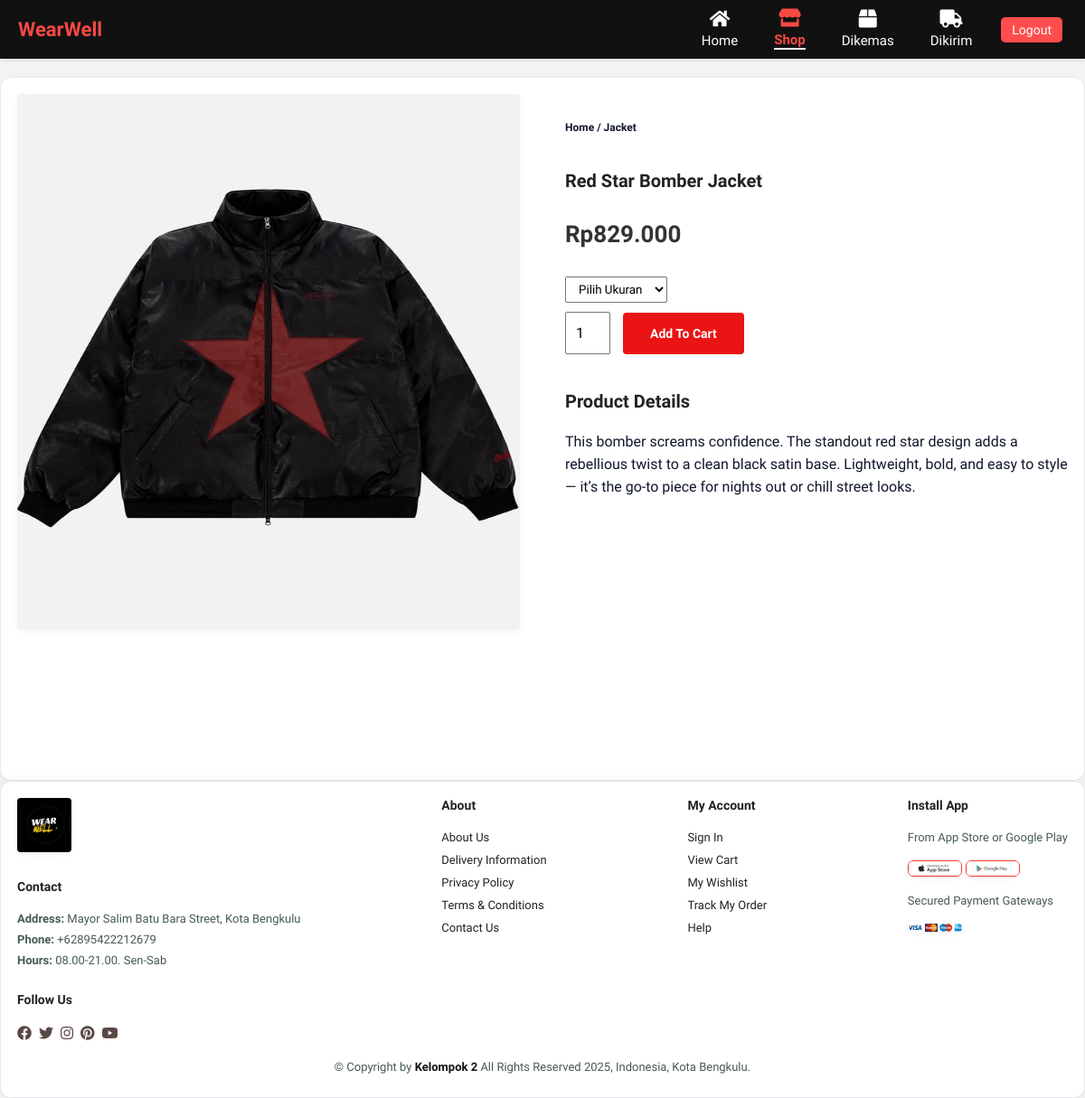
The app's page /details.php?id=2 with its own data.
### tables this page shows
CREATE TABLE `products` (
  `id` int(11) NOT NULL,
  `seller_id` int(11) NOT NULL,
  `category_id` int(11) DEFAULT NULL,
  `name` varchar(200) DEFAULT NULL,
  `price` decimal(10,2) DEFAULT NULL,
  `stock` int(11) DEFAULT 0,
  `image` varchar(255) DEFAULT NULL,
  `created_at` timestamp NOT NULL DEFAULT current_timestamp(),
  `size` varchar(5) DEFAULT 'M',
  `description` text DEFAULT NULL
);

CREATE TABLE `categories` (
  `id` int(11) NOT NULL,
  `name` varchar(100) NOT NULL
);

### details.php (the view, shortened to what this page needs)
<?php
include 'backend/config.php';
$id = (int) $_GET['id'];
$query = "
    SELECT p.*, c.name AS category_name
    FROM products p
    JOIN categories c ON p.category_id = c.id
    WHERE p.id = $id
";
$result = mysqli_query($conn, $query);
$product = mysqli_fetch_assoc($result);
?>
<!DOCTYPE html>
<html lang="en">
<head>
<link rel="stylesheet" href="https://pro.fontawesome.com/releases/v5.10.0/css/all.css" />
<link rel="stylesheet" href="style.css">
</head>
<body>
<div class="navbar">
    <span class="logo">WearWell</span>
    <div class="menu">
        <a href="dashboard_user.php"><i class="fas fa-home"></i> Home</a>
        <a class="active" href="shop_user.php"><i class="fas fa-store"></i> Shop</a>
        <a href="dikemas.php"><i class="fas fa-box"></i> Dikemas</a>
        <a href="dikirim.php"><i class="fas fa-truck"></i> Dikirim</a>
        <form action="logout.php" method="POST" style="display:inline;">
            <button type="submit" class="btn btn-logout">Logout</button>
        </form>
    </div>
</div>
<section id="prodetails" class="section-p1">
    <div class="single-pro-image">
        <img src="uploads/<?= htmlspecialchars($product['image']) ?>" width="100%" id="MainImg" alt="<?= htmlspecialchars($product['name']) ?>">
    </div>
    <div class="single-pro-details">
        <h6>Home / <?= htmlspecialchars($product['category_name']) ?></h6>
        <h4><?= htmlspecialchars($product['name']) ?></h4>
        <h2>Rp<?= number_format($product['price'], 0, ',', '.') ?></h2>
        <form action="" method="post">
            <select name="size" required>
                <option value="">Pilih Ukuran</option>
            </select>
            <input type="number" name="quantity" value="1" min="1" required>
            <button type="submit" name="add_to_cart" class="normal">Add To Cart</button>
        </form>
        <h4>Product Details</h4>
        <span>
            <?= !empty($product['description']) ? nl2br(htmlspecialchars($product['description'])) : 'Deskripsi produk belum tersedia.' ?>
        </span>
    </div>
</section>
<footer class="section-p1">
    <div class="col">
        <img class="logo" src="img/logo.png" alt="" height="50">
        <h4>Contact</h4>
        <p><strong>Address:</strong> Mayor Salim Batu Bara Street, Kota Bengkulu</p>
        <p><strong>Phone:</strong> +62895422212679</p>
        <p><strong>Hours:</strong> 08.00-21.00. Sen-Sab</p>
        <div class="follow">
            <h4>Follow Us</h4>
            <div class="icon">
                <i class="fab fa-facebook"></i>
                <i class="fab fa-twitter"></i>
                <i class="fab fa-instagram"></i>
                <i class="fab fa-pinterest"></i>
                <i class="fab fa-youtube"></i>
            </div>
        </div>
    </div>
    <div class="col">
        <h4>About</h4>
        <a href="#">About Us</a>
        <a href="#">Delivery Information</a>
        <a href="#">Privacy Policy</a>
        <a href="#">Terms & Conditions</a>
        <a href="#">Contact Us</a>
    </div>
    <div class="col">
        <h4>My Account</h4>
        <a href="#">Sign In</a>
        <a href="#">View Cart</a>
        <a href="#">My Wishlist</a>
        <a href="#">Track My Order</a>
        <a href="#">Help</a>
    </div>
    <div class="col install">
        <h4>Install App</h4>
        <p>From App Store or Google Play</p>
        <div class="row">
            <img src="img/pay/app.jpg" alt="">
            <img src="img/pay/play.jpg" alt="">
        </div>
        <p>Secured Payment Gateways</p>
        <img src="img/pay/pay.png" alt="">
    </div>
    <div class="copyright">
        <p>&copy; Copyright by <span>Kelompok 2</span> All Rights Reserved 2025, Indonesia, Kota Bengkulu.</p>
    </div>
</footer>
</body>
</html>

### records on screen
products: image (picture), category.name "Jacket", name "Red Star Bomber Jacket", price "829.000", description "This bomber screams confidence. The standout red star design adds a rebellious twist to a clean black satin base. Lightweight, bold, and easy to style — it’s the go-to piece for nights out or chill street looks."
